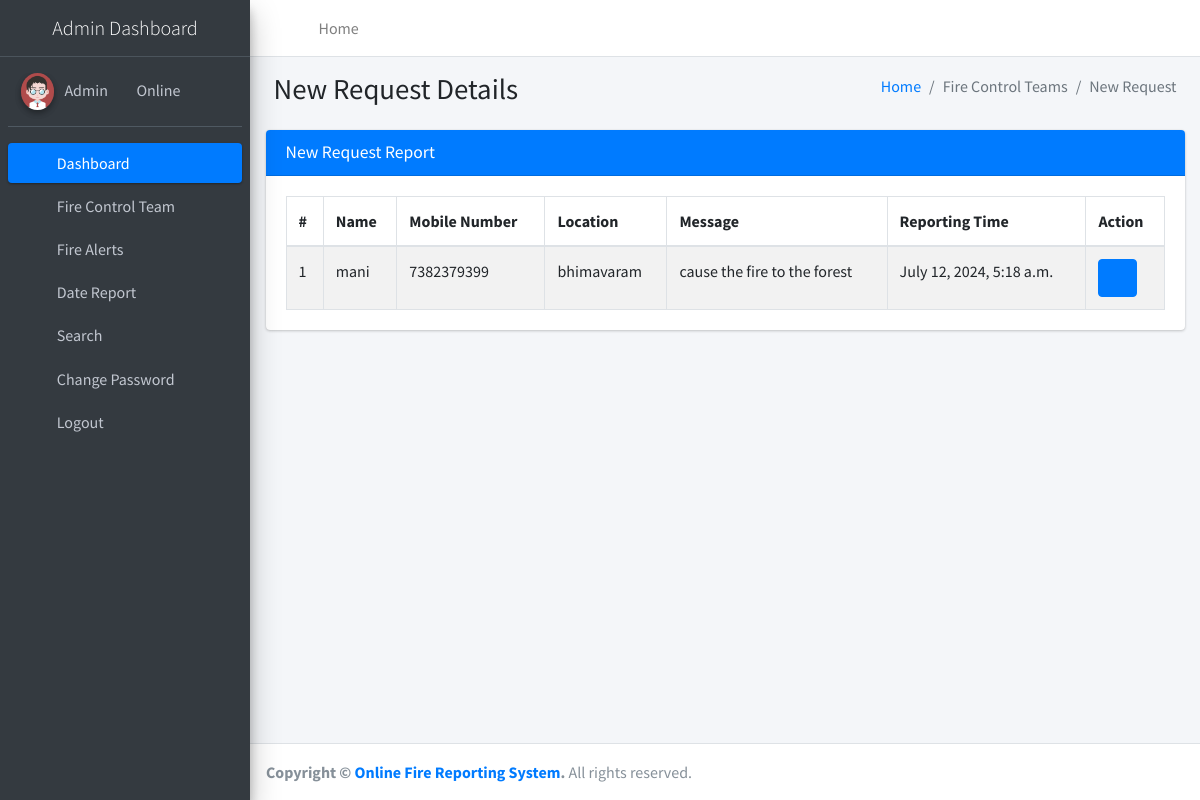
Page /newRequest (signed in) on the committed database.
### firereport/models.py (models this page shows, shortened)
class Firereport(models.Model):
    FullName = models.CharField(max_length=250, null=True)
    MobileNumber = models.CharField(max_length=12, null=True)
    Location = models.CharField(max_length=200, null=True)
    Message = models.CharField(max_length=200, null=True)
    AssignTo = models.ForeignKey(Teams, on_delete=models.CASCADE, null=True)
    Status = models.CharField(max_length=150, null=True)
    Postingdate = models.DateTimeField(auto_now_add=True)
    AssignedTime = models.CharField(max_length=150, null=True)
    UpdationDate = models.DateTimeField(null=True)

### firereport/views.py (the view)
# urls.py: path('newRequest', newRequest, name='newRequest'),
def newRequest(request):
    if not request.user.is_authenticated:
        return redirect('admin_login')
    firereport = Firereport.objects.filter(Status__isnull=True)
    return render(request, 'admin/newRequest.html', locals())

### firereport/templates/admin/newRequest.html
{% extends 'adminNavbar.html' %}
{% block main %}
{% load static %}
<section class="content">
    <div class="content-header">
        <div class="container-fluid">
            <div class="row mb-2">
                <div class="col-sm-6">
                    <h1 class="m-0">New Request Details</h1>
                </div>
                <div class="col-sm-6">
                    <ol class="breadcrumb float-sm-right">
                        <li class="breadcrumb-item"><a href="{% url 'dashboard' %}">Home</a></li>
                        <li class="breadcrumb-item active">Fire Control Teams</li>
                        <li class="breadcrumb-item active">New Request</li>
                    </ol>
                </div>
            </div>
        </div>
    </div>
    <div class="container-fluid">
        <div class="row">
            <div class="col-md-12">
                <div class="card card-primary">
                    <div class="card-header">
                        <h3 class="card-title">New Request Report</h3>
                    </div>
                    <div class="card-body">
                        <table id="example1" class="table table-bordered table-striped">
                            <thead>
                            <tr>
                                <th>#</th>
                                <th>Name</th>
                                <th>Mobile Number</th>
                                <th>Location</th>
                                <th>Message</th>
                                <th>Reporting Time</th>
                                <th>Action</th>
                            </tr>
                            </thead>
                            <tbody>
                            {% for i in firereport %}
                            <tr>
                                <td>{{forloop.counter}}</td>
                                <td>{{i.FullName}}</td>
                                <td>{{i.MobileNumber}}</td>
                                <td>{{i.Location}}</td>
                                <td>{{i.Message}}</td>
                                <td>{{i.Postingdate}}</td>
                                <td>
                                    <div class="btn-group">
                                        <a class="btn btn-primary" href="{% url 'viewRequestDetails' i.id %}"><i
                                                class="fa fa-eye"></i></a>
                                    </div>
                                </td>
                            </tr>
                            {% endfor %}
                            </tbody>
                        </table>
                    </div>
                </div>
            </div>
        </div>
    </div>
</section>
{% endblock %}

### rows in the picture
Firereport: FullName "mani", MobileNumber "7382379399", Location "bhimavaram", Message "cause the fire to the forest", Postingdate "July 12, 2024, 5:18 a.m."
